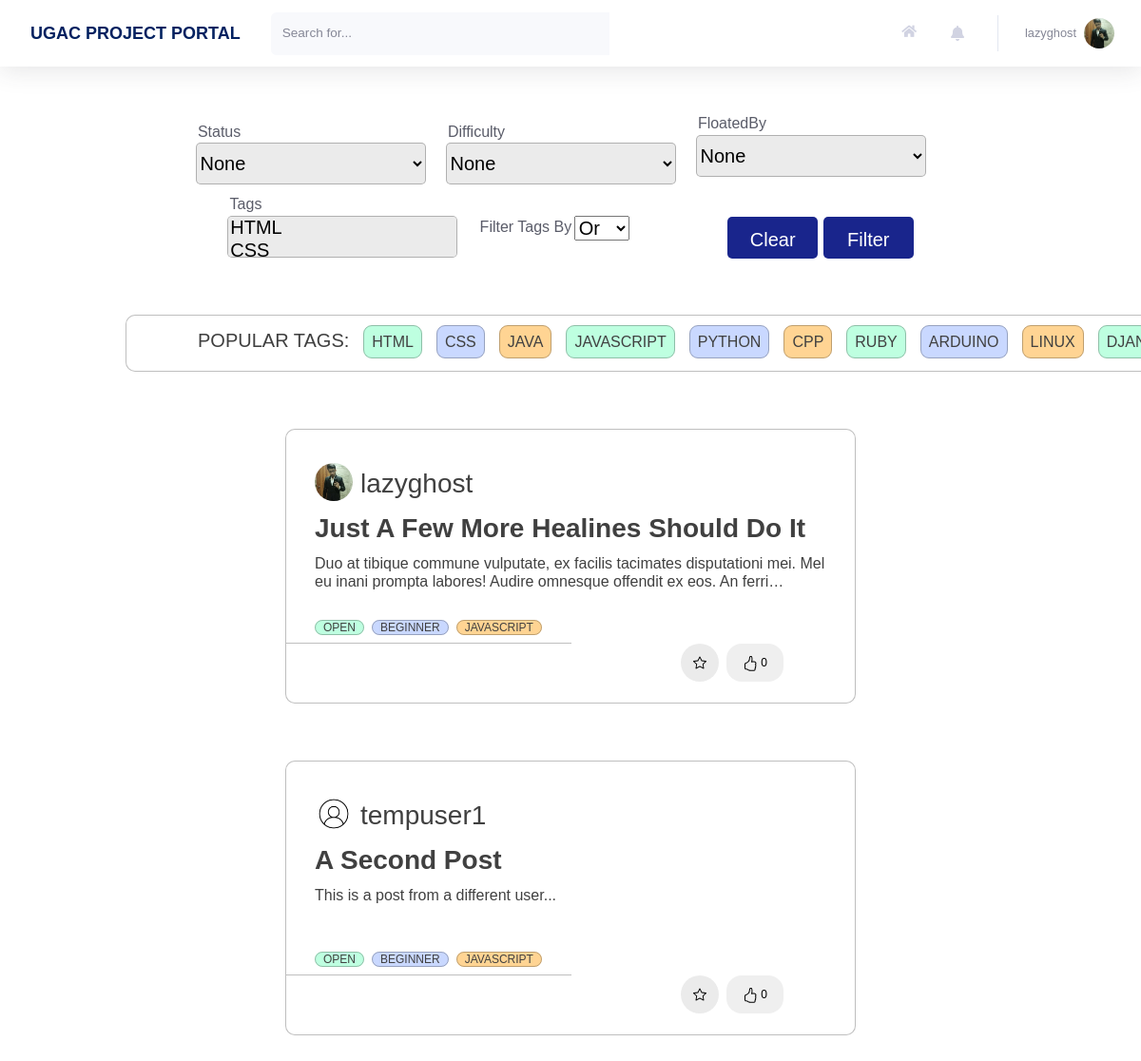
Page /?Tags=10 (signed in) on the earlier database version.
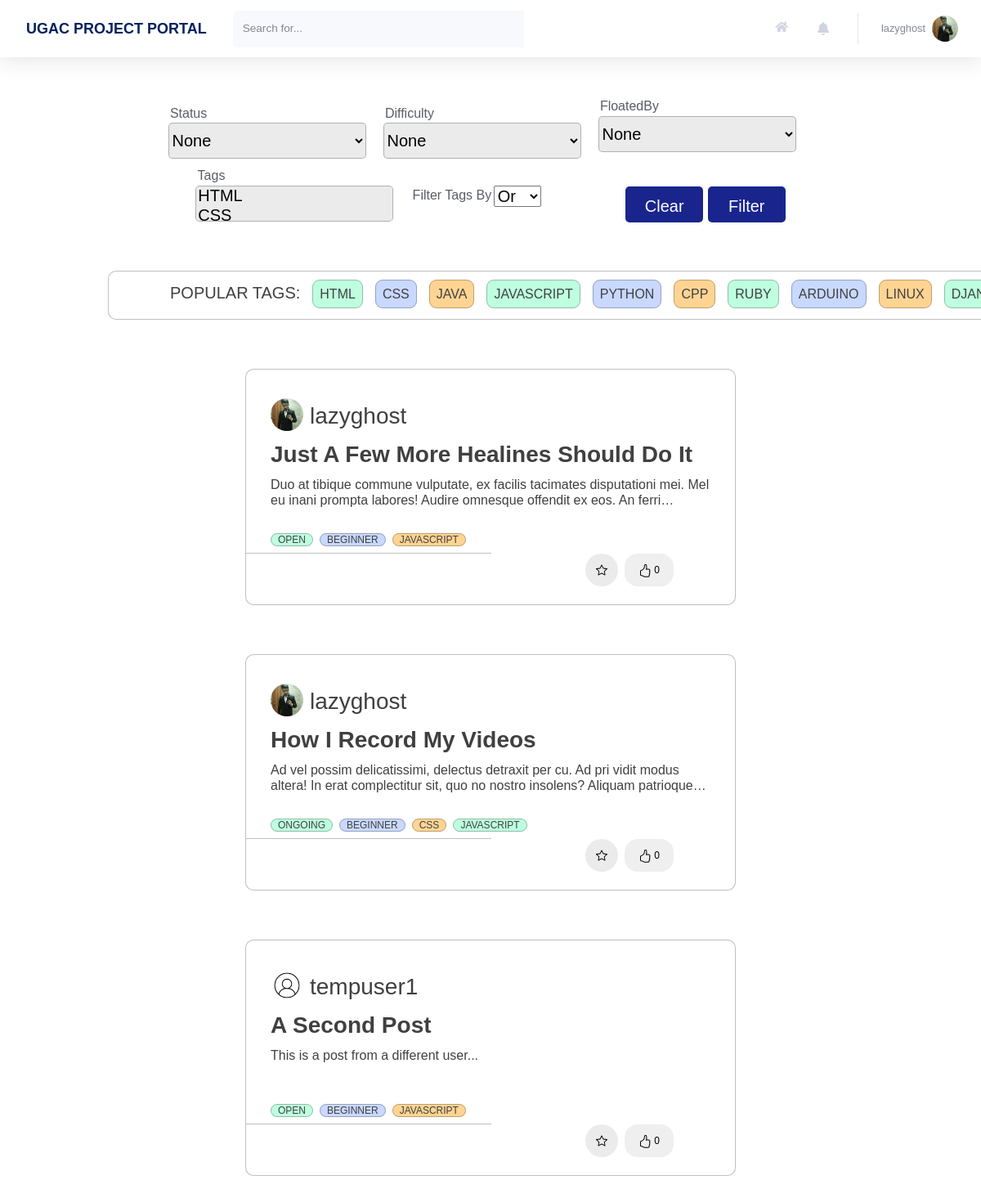
Same page on the later database version.
### users/models.py (models this page shows, shortened)
class Profile(models.Model):
    user = models.OneToOneField(User, on_delete=models.CASCADE)
    image = models.ImageField(default = 'default.jpg', upload_to='profile_pics', blank=True)
    rollno = models.CharField(max_length=10)
    year = models.CharField(max_length=30, choices = YEAR_CHOICES)
    branch = models.CharField(max_length=30, choices = BRANCH_CHOICES)
    techskills = models.TextField()
    starred_projects = models.ManyToManyField(Project, related_name='starred_projects', blank = True)
    liked_projects = models.ManyToManyField(Project, related_name='liked_projects', blank = True)
    cv = models.FileField(blank = True, upload_to='resumes',validators=[FileExtensionValidator(allowed_extensions=['pdf'])])
    linked_in_link = models.CharField(blank=True, max_length=100)
    portfolio_link = models.CharField(blank=True, max_length=100)
    github_link = models.CharField(blank=True, max_length=100)

### home/models.py (models this page shows, shortened)
class Tag(models.Model):
    Title = models.CharField(max_length=20)
    def __str__(self):
        return f"{self.Title}"

class Project(models.Model):
    Title = models.CharField(max_length=100)
    Description = models.TextField()
    FloatedBy = models.ForeignKey(User, on_delete=models.CASCADE,related_name="FloatedBy")
    Mentors = models.ManyToManyField(User,related_name='Mentors')
    Status = models.CharField(max_length=10, choices=STATUS_CHOICES, default='Open')
    OpenedFor = models.CharField(max_length=300)
    Difficulty = models.CharField(max_length=15, choices=DIFFICULTY_CHOICES, default='Beginner')
    PreRequisite = models.TextField()
    Tags = models.ManyToManyField(Tag, related_name='Tags')
    Duration = models.CharField(max_length=30, choices=DURATION_CHOICES)
    DatePosted = models.DateTimeField(default = timezone.now)
    SelectionCriteria = models.TextField()
    MailNotification = models.CharField(max_length=5, choices=NOTIFICATION_CHOICES,default='On')
    ApplyRequest = models.ManyToManyField(User, related_name='ApplyRequest', blank = True)
    AlreadyApplied = models.ManyToManyField(User, related_name='AlreadyApplied', blank = True)
    Likes = models.IntegerField(default=0)

### home/views.py (the view)
# urls.py: path('',views.main, name = 'home'),
@login_required
def main(request):
    all_projects = Project.objects.all().order_by('-DatePosted')
    projects = get_filtered_projects(request, all_projects)
    if request.method == "POST" and request.POST['search']!="":
        projects = get_searched_projects(request)
    projects = get_paginated_projects(request, projects)
    projects_id = get_user_projects_id(request.user)
    common_tags = get_most_common_tags(10)
    context = {
        'title': 'Home',
        'users':User.objects.all(),
        'tags': Tag.objects.all(),
        'users_html':serialize("json", User.objects.all()),
        'tags_html':serialize("json", Tag.objects.all()),
        'projects': projects,
        'projects_id': projects_id,
        'notifications': Notification.objects.filter(user = request.user).order_by('-time'),
        'common_tags':common_tags
    }
    return render(request, 'home/main.html', context)

### home/templates/home/main.html (shortened to what this page needs)
{% extends 'home/base.html' %}
{% load static %}
{% load crispy_forms_tags %}
{% block customStylesheets %}
<link rel="stylesheet" type="text/css" href="{% static 'home/main.css' %}">
{% endblock customStylesheets %}
{% block content %}
{% block mainContentBlock %}
<div class="project_cards">
    <br>
    {% block filterBlock %}
    <form method="get" class="form-inline justify-content-lg-center h5 mb-0 text-gray-800 " style="width: 100%;">
        <div class="" style="padding-right:23px;width: 263px;">
            <label for="id_Status" style="font-size: 16px; font-weight: 300;float: left; ">Status</label>
            <select name="Status" id="id_Status" style="background-color:#EBEBEB; border: 1px solid rgba(0, 0, 0, 0.25); border-radius: 5px;width:242px; height:44px;">
                <option value="">None</option>
            </select>
        </div>
        <div class="" style="padding-right:23px; width: 263px;">
            <label for="id_Difficulty" style="font-size: 16px; font-weight: 300;float: left; ">Difficulty</label>
            <select name="Difficulty" id="id_Difficulty" style="background-color:#EBEBEB; border: 1px solid rgba(0, 0, 0, 0.25); border-radius: 5px;width:242px; height:44px;">
                <option value="">None</option>
            </select>
        </div>
        <div class="select2-selection select2-selection--single" style="padding-right:23px;width: 263px; margin-bottom: 17px;">
            <label for="id_FloatedBy" style="font-size: 16px; font-weight: 300;float: left; ">FloatedBy</label>
            <select name="FloatedBy" id="id_FloatedBy" class="searchable-select select2-selection__rendered" style="background-color:#EBEBEB; border: 1px solid rgba(0, 0, 0, 0.25); border-radius: 5px;width:242px; height:44px;">
                <option value="">None</option>
            </select>
        </div>
        <div class="" style="padding-right:23px;width: 263px; margin-bottom: 5px;">
            <label for="id_Tags" style="font-size: 16px; font-weight: 300;float: left; ">Tags</label>
            <select name="Tags" id="id_Tags" class="searchable-select-clearable select2-selection select2-selection--multiple" multiple="multiple" style="background-color:#EBEBEB; border: 1px solid rgba(0, 0, 0, 0.25); border-radius: 5px;width:242px; height:44px;">
                {% for TAG in tags %}
                <option value='{{TAG.id}}'>{{ TAG }}</option>
                {% endfor %}
            </select>
        </div>
        <div class="" style="padding-right:23px; width: 263px;">
            <label for="id_FilterBy" style="font-size: 16px; font-weight: 300;float: left; ">Filter Tags By</label>
            <select name="FilterBy" id="id_FilterBy">
                <option value="Or" selected>Or</option>
            </select>
        </div>
        <div class="" style="padding-top: 20px;">
            <button type="button" onclick="clearFilters()" style="width: 95px; height: 44px; margin-left:0px; background: #19258C; color: white; border-radius: 5px; padding-top: 6px; border: 1px; padding-left: 12px; padding-right: 12px;">Clear</button>
            <button class="btn btn-primary" type="Submit" style="width: 95px; height: 44px; margin-left:0px; background: #19258C; color: white; border-radius: 5px; padding-top: 6px; padding-bottom: 1px;">Filter</button>
        </div>
    </form>
        <br>
    {% endblock filterBlock %}
    {% block tagsBlock %}
        <div class = "blog-container" style="flex: 1 0 45%; margin: 30px; width: 1260px; height: 60px; max-width: 1260px; margin-left: 45px; ">
        <div class="blog-tags-a" style="margin-left: 75px;">
        <ul>
            POPULAR TAGS:
            {% for tag in common_tags %}
                <li style="margin-left: 15px;"><a href="/?Tags={{tag.id}}">{{ tag }}</a></li>
            {% endfor %}
        </ul>
        </div>
        </div>
    {% endblock tagsBlock %}
    {% block allProjectsBlock %}
    <div class="justify-content-center" style="display: flex; flex-wrap: wrap;" id="all-projects">
        {% for project in projects %}
            <div id="projectNumber{{ project.id }}">
                <div class = "blog-container">
                    <div class="blog-header" style="display: flex; flex-wrap: wrap;">
                        <div class="blog-author--no-cover" style="background:url('{{project.FloatedBy.profile.image.url}}');background-size: cover; border-radius: 50%; display: inline-block;height: 40px;margin-right: 0.5rem;background-position: center;top: 8px;width: 40px; top: 27px; left: 28px; margin-top: 5px; ">
                        </div>
                        <span style="flex: 1 0 45%; ">
                            <h3 style="margin-top: 10px; color:#858796;"><a href="{% url 'profile' project.FloatedBy.id %}">{{project.FloatedBy}}</a></h3>
                        </span>
                    </div>
                    <div class="blog-body">
                        <div class="blog-title demo-a">
                            <h1><a href="/project/?project_id={{project.id}}">{{ project.Title }}</a></h1>
                        </div>
                        <div class="blog-summary demo-2">
                            <p>{{project.Description}}</p>
                        </div>
                        <div class="blog-tags">
                        <br>
                            <ul>
                                <li><a href="/?Status={{project.Status}}">{{project.Status}}</a></li>
                                <li><a href="/?Difficulty={{project.Difficulty}}">{{project.Difficulty}}</a></li>
                                {% for tag in project.Tags.all %}
                                    {% if forloop.counter <= 4 %}
                                        <li>
                                            <a href="/?Tags={{tag.id}}">{{ tag }}</a>
                                        </li>
                                    {% endif %}
                                {% endfor %}
                            </ul>
                        </div>
                    </div>
                    <hr class="main-page-hr" >
                    <div class="blog-footer">
                        <ul>
                            <li>
                                {% if project.id not in projects_id.4 %}
                                    <button class="btn btn-primary btn-circle btn-block task" style="margin-left: 430px;" task = "Star" project_id={{project.id}} page_number={{projects.number}}>
                                    </button>
                                {% endif %}
                            </li>
                            <li>
                                {% if project.id not in projects_id.1 %}
                                    <button type="button" class="task" style="margin-right: 75px; width: 60px;height:40px; border: none;border-radius: 16px;" task = "Like" project_id={{project.id}} page_number={{projects.number}}>
                                    {{project.Likes}}
                                    </button>
                                {% endif %}
                            </li>
                        </ul>
                    </div>
                </div>
            </div>
        {% endfor %}
    </div>
    {% endblock allProjectsBlock %}
    {% endblock mainContentBlock %}
    {% endblock content %}

### home/templates/home/base.html (shortened to what this page needs)
{% load static %}
<!DOCTYPE html>
<html lang="en">
    <head>
        {% block stylesheets %}
        <link rel="stylesheet" type="text/css" href="{% static 'home/style.css' %}">
        <link rel="stylesheet" type="text/css" href="{% static 'home/cards.css' %}">
        {% endblock stylesheets %}
        {% block customStylesheets %}{% endblock customStylesheets %}
        {% block ajaxBlock %}
        <link href="https://cdnjs.cloudflare.com/ajax/libs/select2/4.0.3/css/select2.min.css" rel="stylesheet" />
        {% endblock ajaxBlock %}
        <link rel="stylesheet" href="https://pro.fontawesome.com/releases/v5.10.0/css/all.css" />
    </head>
    {% block mainBlock %}
    <body id="page-top">
        <div id="wrapper">
            <div id="content-wrapper" class="d-flex flex-column">
                <div id="content" style="background: white;">
                    <nav class="navbar navbar-expand navbar-light bg-white topbar mb-4 static-top shadow">
                        <div class="sidebar-brand-text mx-3" style="color: #022160; font-size: large; font-weight: bold"> UGAC PROJECT PORTAL </div>
                        <form method="POST" action="{{request.get_full_path}}" class="d-none d-sm-inline-block form-inline mr-auto ml-md-3 my-2 my-md-0 mw-100 navbar-search">
                            <div class="input-group">
                                <input type="text" class="form-control bg-light border-0 small" placeholder="Search for..." aria-label="Search" aria-describedby="basic-addon2" name="search">
                                <div class="input-group-append">
                                </div>
                            </div>
                        </form>
                        <ul class="navbar-nav ml-auto">
                            <a class="nav-link" href="{% url 'home' %}" role="button" style="margin-top: 13px;">
                                <i class="fas fa-home fa-fw fa-sm mr-2 text-gray-400"></i>
                            </a>
                            <li class="nav-item dropdown no-arrow mx-1">
                                <a class="nav-link dropdown-toggle" id="alertsDropdown" role="button" data-toggle="dropdown" aria-haspopup="true" aria-expanded="false">
                                    <i class="fas fa-bell fa-fw"></i>
                                </a>
                            </li>
                            <li class="nav-item dropdown no-arrow">
                                <a class="nav-link dropdown-toggle" id="userDropdown" role="button" data-toggle="dropdown" aria-haspopup="true" aria-expanded="false">
                                    <span class="mr-2 d-none d-lg-inline text-gray-600 small">{{user.username}}</span>
                                    <img class="img-profile rounded-circle" src="{{user.profile.image.url}}">
                                </a>
                            </li>
                        </ul>
                    </nav>
                    <div class="container-fluid">
                        {% block content %}{% endblock content %}
                    </div>
                </div>
            </div>
        </div>
    </body>
    {% endblock mainBlock %}
</html>

Differences in the rows shown:
now on this page (row edited): Project: FloatedBy.profile.image (picture), FloatedBy "lazyghost", Title "How I Record My Videos", Description "Ad vel possim delicatissimi, delectus detraxit per cu. Ad pri vidit modus altera! In erat complectitur sit, quo no nostro insolens? Aliquam…", Status "ONGOING", Difficulty "BEGINNER", Likes "0", Tag (Title "CSS"), Tag (Title "JAVASCRIPT")
